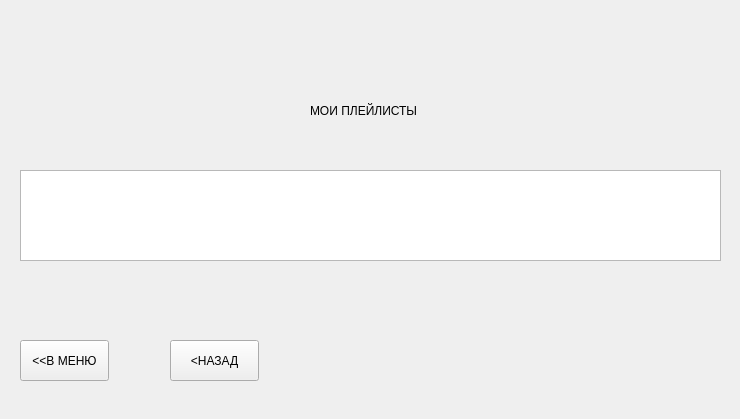
<?xml version="1.0" encoding="UTF-8"?>
<ui version="4.0">
 <class>PlaylistView</class>
 <widget class="QWidget" name="PlaylistView">
  <property name="geometry">
   <rect>
    <x>0</x>
    <y>0</y>
    <width>740</width>
    <height>419</height>
   </rect>
  </property>
  <property name="windowTitle">
   <string>Form</string>
  </property>
  <widget class="QTableView" name="tableView">
   <property name="geometry">
    <rect>
     <x>20</x>
     <y>170</y>
     <width>701</width>
     <height>91</height>
    </rect>
   </property>
  </widget>
  <widget class="QLabel" name="label">
   <property name="geometry">
    <rect>
     <x>310</x>
     <y>90</y>
     <width>131</width>
     <height>41</height>
    </rect>
   </property>
   <property name="text">
    <string>МОИ ПЛЕЙЛИСТЫ</string>
   </property>
  </widget>
  <widget class="QPushButton" name="btnMenu">
   <property name="geometry">
    <rect>
     <x>20</x>
     <y>340</y>
     <width>89</width>
     <height>41</height>
    </rect>
   </property>
   <property name="text">
    <string>&lt;&lt;В МЕНЮ</string>
   </property>
  </widget>
  <widget class="QPushButton" name="btnMenu_2">
   <property name="geometry">
    <rect>
     <x>170</x>
     <y>340</y>
     <width>89</width>
     <height>41</height>
    </rect>
   </property>
   <property name="text">
    <string>&lt;НАЗАД</string>
   </property>
  </widget>
 </widget>
 <resources/>
 <connections/>
</ui>
